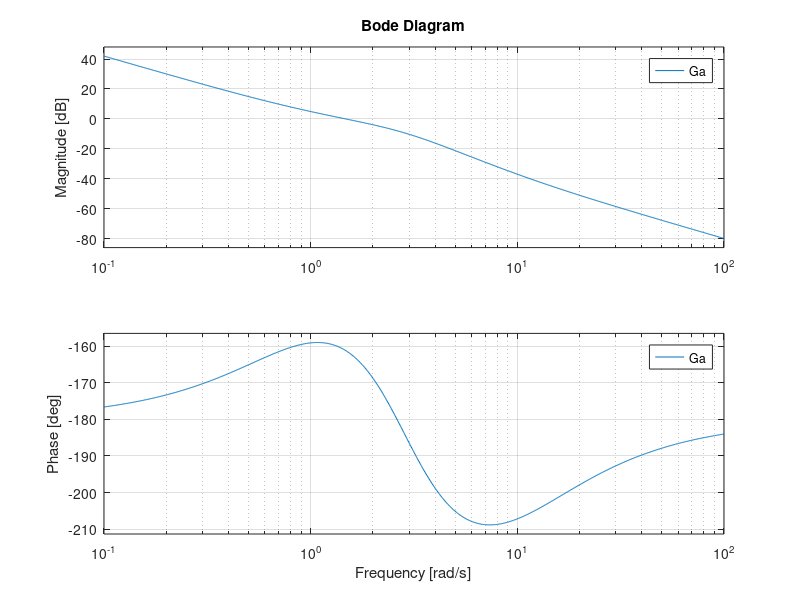
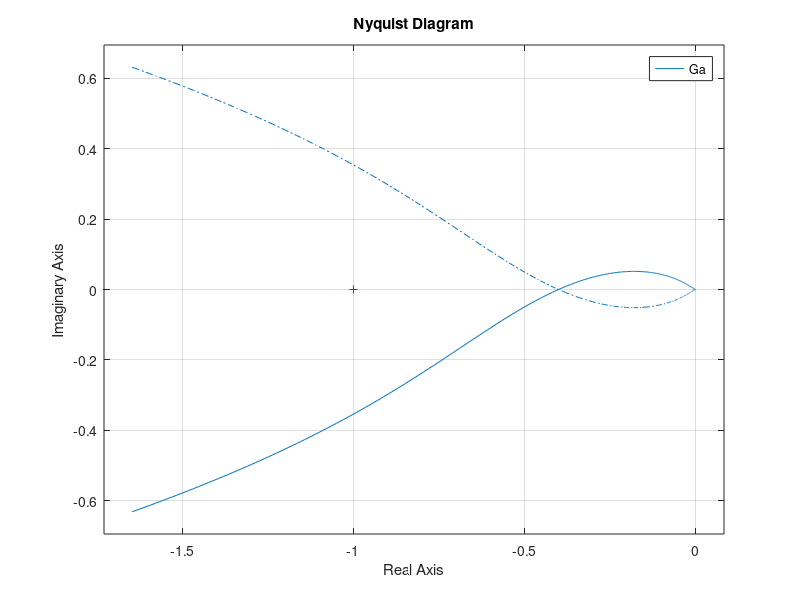

Recreate these plots in MATLAB, in order.
clear all, close all

s = tf('s')
F = (s^2+11*s+10)/(s^4+4*s^3+8*s^2)

Kr = 1;
Kc = 1;
Kf = dcgain(s^2*F)

[Wn, Zeta, P] = damp(F);

disp('Poli della funzione di trasferimento:');
disp(P);
disp('Pulsazione naturale dei poli:');
disp(Wn);
disp('Fattore di smorzamento dei poli:');
disp(Zeta);

zeros_F = zero(F);
disp('Zeri della funzione di trasferimento:');
disp(zeros_F);

Ga = Kc*F/Kr;
figure, bode(Ga), grid on

z = logspace(0,3,1000);
figure, nyquist(Ga,z), grid on

W = feedback(Kc*F, 1/Kr);
damp(W)